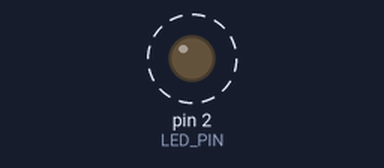
This sketch was run on a simulated Arduino Uno, built with avr-gcc and run on an emulated ATmega328P. Shown: output pins drawn as LEDs (lit = HIGH). Dashed ring = blinking.

Above: at 0.2 s.
Timing chart, 0 to 3.0 s (numbered marks = the images above):
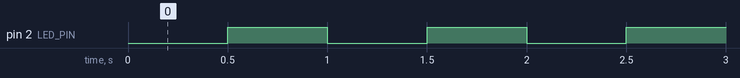

The sketch:

sketch_jun23b.ino
```cpp
// ex02 1Hz LED闪烁 基于millis非阻塞
#define LED_PIN 2
unsigned long prevTime = 0;
const unsigned long interval = 500; // 500ms翻转一次，1Hz
bool ledState = LOW;

void setup() {

  pinMode(LED_PIN, OUTPUT);
}


void loop() {
  unsigned long currTime = millis();
  // 判断是否达到间隔时间
  if (currTime - prevTime >= interval) {
    prevTime = currTime;
    ledState = !ledState;
    digitalWrite(LED_PIN, ledState);
  }
}
```

Measured:
- by itself, pin 2 (LED_PIN): alternates HIGH for 0.50 s and LOW for 0.50 s
